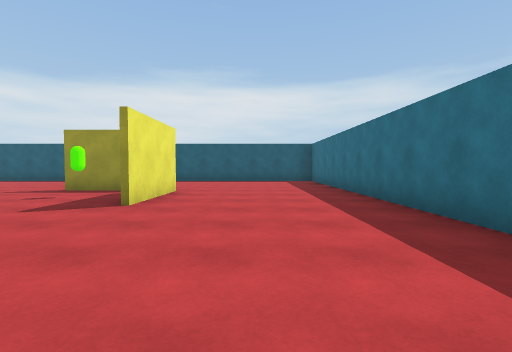
View 1 (above)

23 first-person views from a walk through a scene from a Unity 3-D project. The camera is 1.2 m above the floor, tilts 2° down and sees 85° across. The floor is counted in squares, 2 m on a side. Each view is taken from the middle of a square. On the plan, view 1 faces up. The plan holds only what a view shows up to about 9 squares ahead; the rest is blank.

View 2
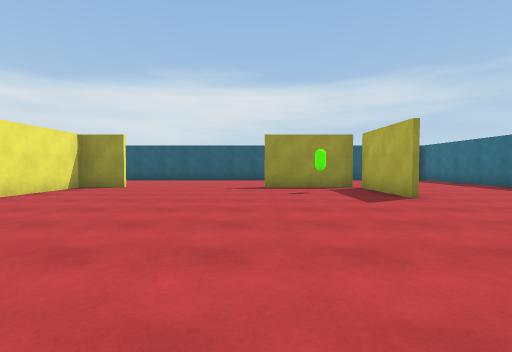

View 3
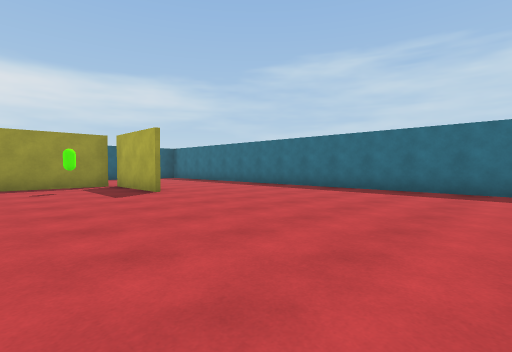

View 4
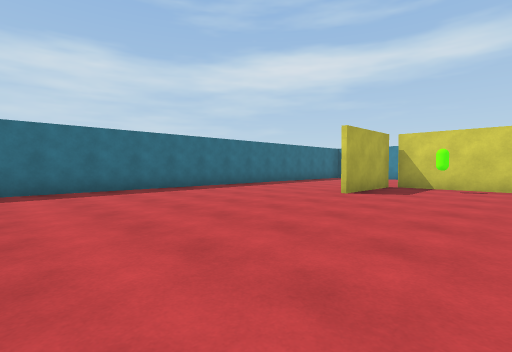

View 5
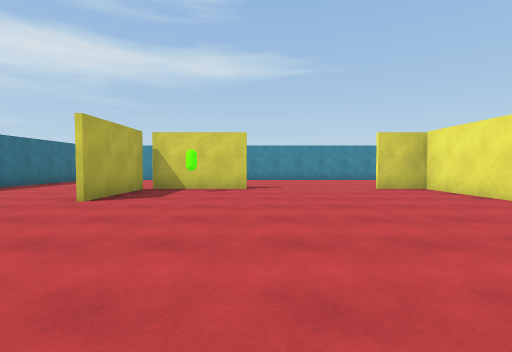

View 6
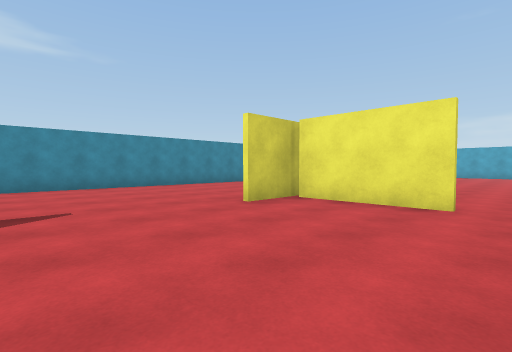

View 7
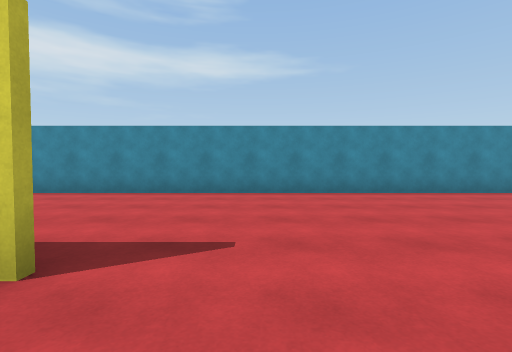

View 8
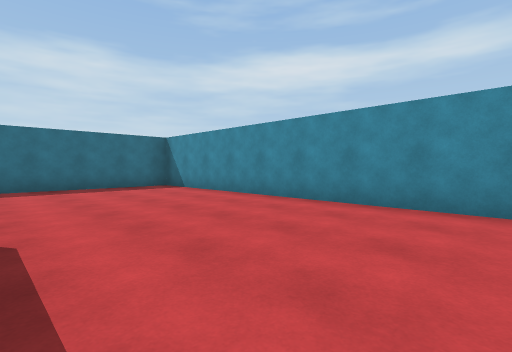

View 9
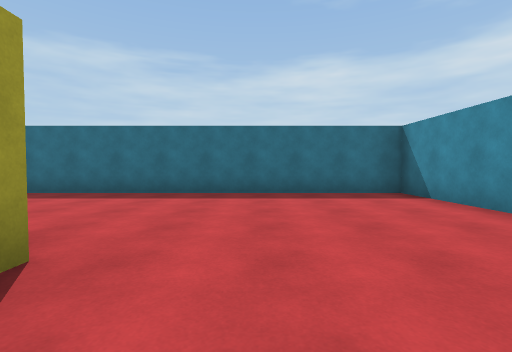

View 10
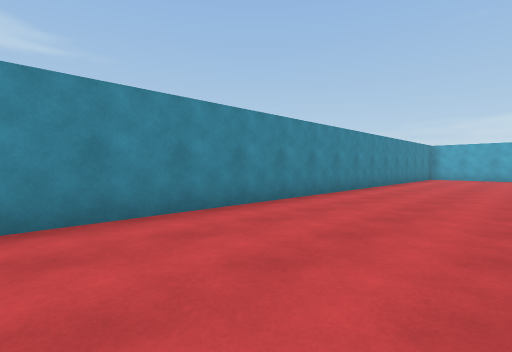

View 11
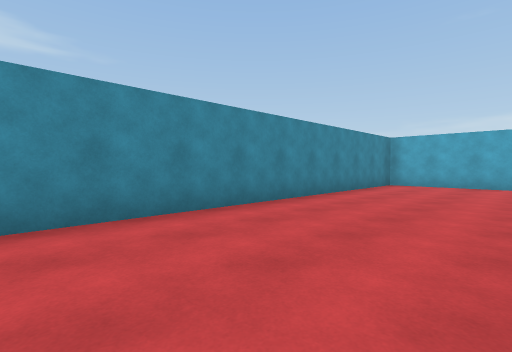

View 12
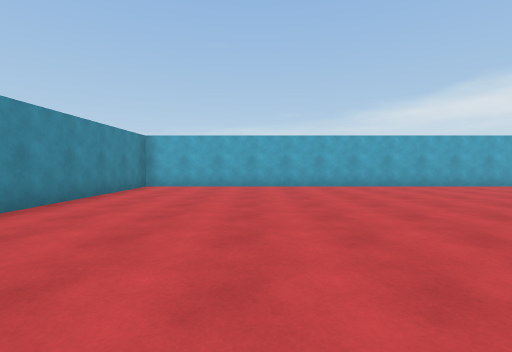

View 13
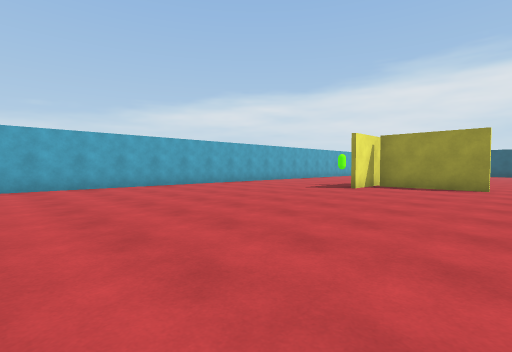

View 14
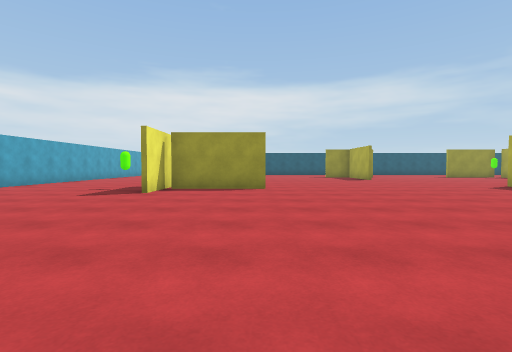

View 15
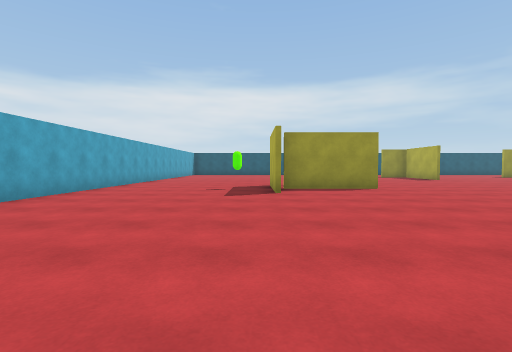

View 16
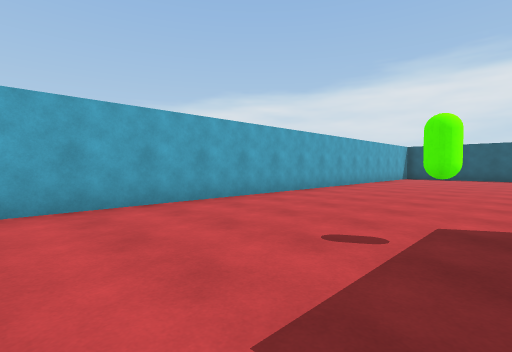

View 17
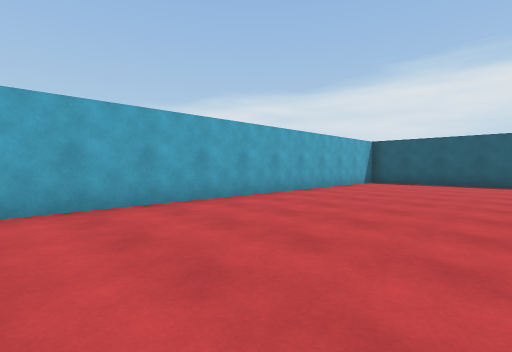

View 18
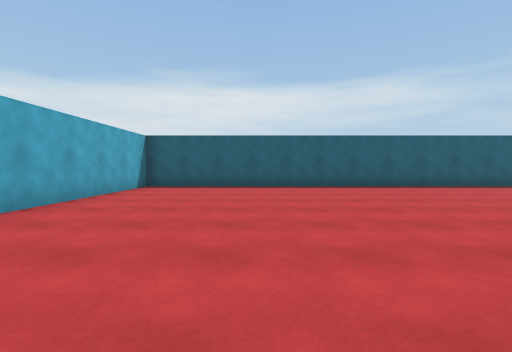

View 19
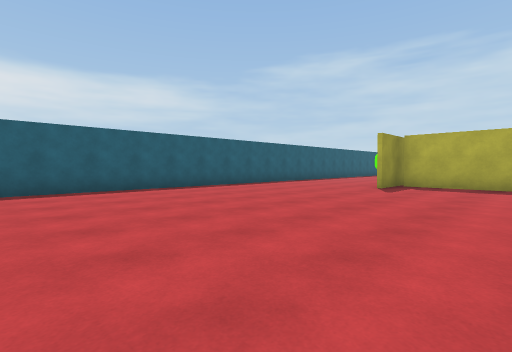

View 20
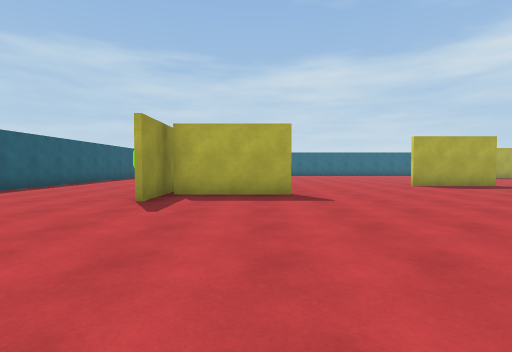

View 21
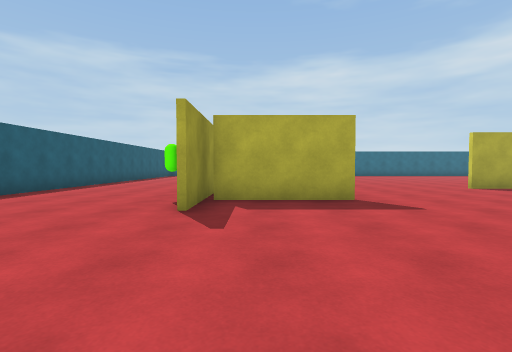

View 22
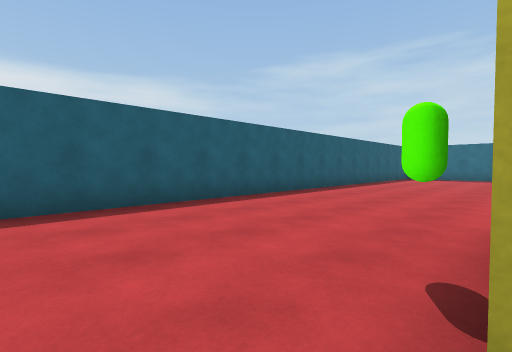

View 23
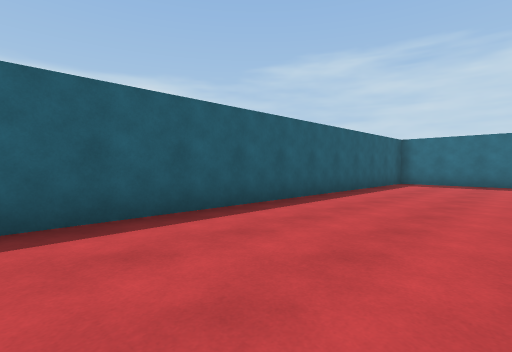

### Floor plan
Points are (right, up) in squares from view 1. A wall is a line through its corners. A room is listed if a view was taken in it or the views show most of it. See-through windows are left out.
Room 1 (views 1, 2, 3, 4, 5, 6, 7, 8, 9, 10, 11, 12, 13, 14, 15, 16, 17, 18, 19, 20, 21, 22, 23)
walls: (-7.6, -2.4) (-7.6, 0.2); (-14.6, -0.6) (-17.2, -0.6); (-9.4, -5.6) (-9.4, -8.2); (-10.1, 4.1) (-10.1, 6.8); (-9.8, -8.4) (-8.2, -8.4); (-17.4, 0.1) (-17.4, -1.8); (-17.6, -1.8) (-17.6, 0.8); (-9.9, 6.8) (-9.9, 4.4); (-8.6, 6.9) (-11.2, 6.9); (-4.9, -8.4) (-2.1, -8.4) (-2.1, -5.8); (-2.1, 4.1) (-2.1, 6.9) (-4.8, 6.9); (-1.9, 6.8) (-1.9, 4.2); (1.5, 11.2) (-22.2, 11.2) (-22.2, -13.2) (2.3, -13.2) (2.3, 10.5)
objects: green capsule (-19, -1); green capsule (-10, 8); green capsule (-4, -8); green capsule (-4, 5)

Where each view was taken, in squares from view 1:
view 1: 0 up, 0 right, facing up
view 2: 1 down, 5 left, facing up
view 3: 2 down, 5 left, facing up-right
view 4: 0 up, 5 left, facing down-right
view 5: 1 down, 5 left, facing down
view 6: 5 down, 5 left, facing down-left
view 7: 7 down, 6 left, facing down
view 8: 9 down, 6 left, facing down-right
view 9: 10 down, 4 left, facing right
view 10: 10 down, 8 left, facing down-left
view 11: 10 down, 13 left, facing down-left
view 12: 10 down, 14 left, facing left
view 13: 9 down, 14 left, facing up-left
view 14: 8 down, 15 left, facing up
view 15: 8 down, 18 left, facing up
view 16: 3 down, 18 left, facing up-left
view 17: 1 up, 18 left, facing up-left
view 18: 3 up, 19 left, facing up
view 19: 4 up, 19 left, facing up-right
view 20: 5 up, 16 left, facing right
view 21: 6 up, 15 left, facing right
view 22: 7 up, 12 left, facing up-right
view 23: 8 up, 8 left, facing up-right
